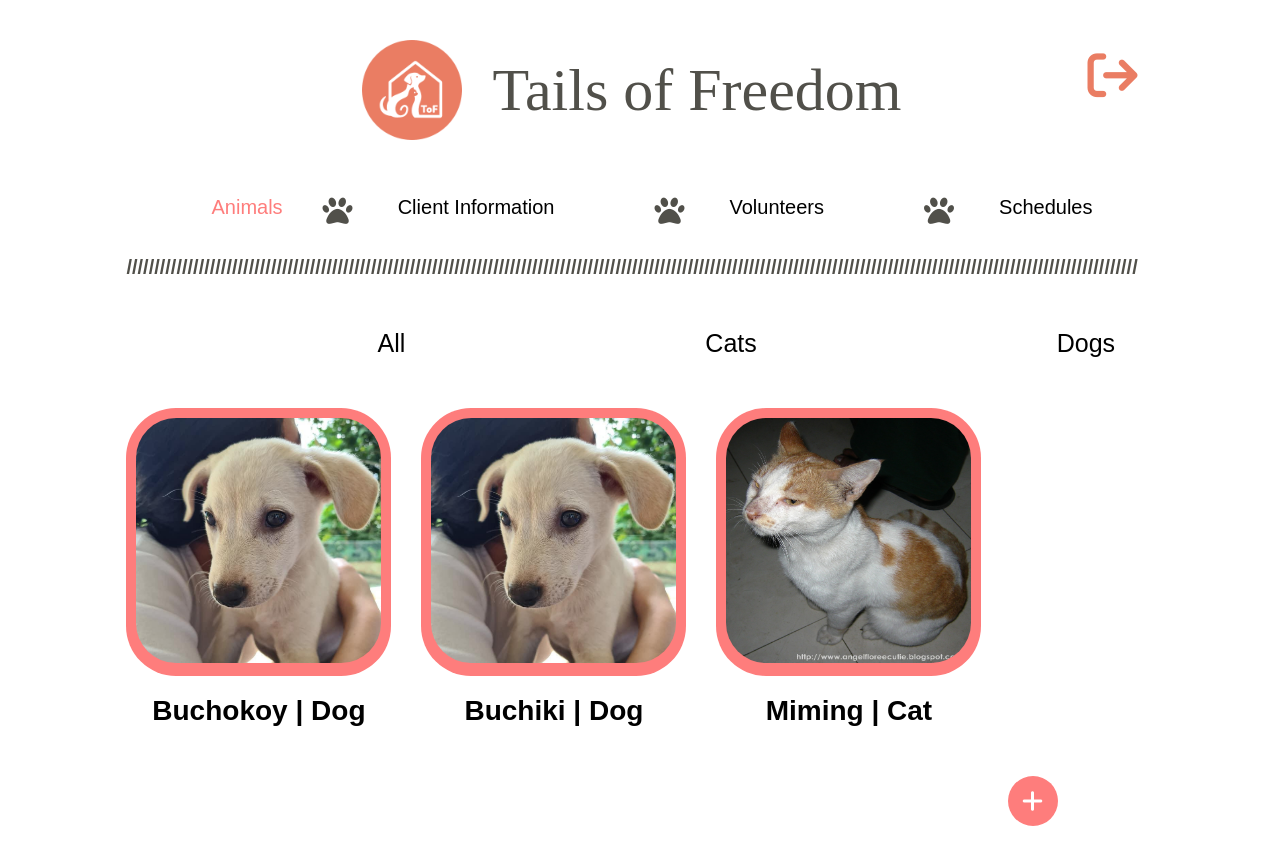
Page /animals (signed in) on the committed database.
### models/Animal.py (models this page shows)
class Animal(db.Model):
    id = db.Column(db.Integer, primary_key=True)
    image_path = db.Column(db.String(200))  # Adjust the length as needed
    client_id = db.Column(db.Integer, db.ForeignKey('client.id'), nullable=True)
    details = db.relationship('AnimalDetails', backref='animal', uselist=False)
    health = db.relationship('AnimalHealth', backref='animal', uselist=False)
    owner = db.relationship('AnimalOwner', backref='animal', uselist=False)
    story = db.relationship('AnimalStory', backref='animal', uselist=False)
    clients = db.relationship('ClientAnimal', back_populates='animal')

### models/AnimalDetail.py (models this page shows)
class AnimalDetails(db.Model):
    id = db.Column(db.Integer, primary_key=True)
    animal_id = db.Column(db.Integer, db.ForeignKey('animal.id'), nullable=False)
    name = db.Column(db.String(50), nullable=False)
    tag_number = db.Column(db.String(20))
    status = db.Column(db.String(20))
    estimated_age = db.Column(db.Integer)
    animal_status = db.Column(db.String(20))
    current_weight = db.Column(db.Float)
    date_of_birth = db.Column(db.Date)
    date_of_arrival = db.Column(db.Date)
    animal_type = db.Column(db.String(50))
    coat_type = db.Column(db.String(50))
    primary_color = db.Column(db.String(50))
    secondary_color = db.Column(db.String(50))
    breed = db.Column(db.String(50))
    gender = db.Column(db.String(10))

### routes/admin_routes.py (the view)
@admin_blueprint.route('/animals')
def show_animals():
    if 'username' in session:
        animals = Animal.query.all()
        animal_details = AnimalDetails.query.all()
        return render_template('animals.html', animals=animals, animal_details=animal_details)
    else:
        return redirect(url_for('auth.login'))

### app.py (called while the page is built, shortened)
def create_notifications():
    current_time = datetime.now()
    schedules = Schedule.query.all()
    flashed_schedule_ids = session.get('flashed_schedule_ids', [])
    session['flashed_schedule_ids'] = flashed_schedule_ids

@app.before_request
def before_admin_request():
    if request.blueprint == 'admin':
        create_notifications()

### templates/animals.html (shortened to what this page needs)
{% extends "layout.html" %} {% block title %}Animals - Tails Of Freedom{% endblock %} {% block content %}
<div class="tabs">
    <a href="#" class="tab" data-type="All">All</a>
    <a href="#" class="tab" data-type="Cat">Cats</a>
    <a href="#" class="tab" data-type="Dog">Dogs</a>
</div>
<div style="display: flex; margin: auto; margin-top: 40px; gap: 30px; flex-wrap: wrap;">
    {% for animal in animals %}
    <div class="animal-card" data-animal-type="{{animal.details.animal_type|capitalize}}">
        <div style="background-color: #fe7d7c; border-radius: 50px; display: flex; flex-direction: column; ">
            <a href="{{ url_for( 'animal_details.edit_animal_details', animal_id=animal.id) }} ">
                <img class="animal-image " src="static/{{ animal.image_path }} " style="width: 245px; height: 245px; " />
            </a>
        </div>
        {% for animal_detail in animal_details %} {% if animal_detail.animal_id == animal.id %}
        <h1 style="text-align: center; ">{{ animal_detail.name }} | {{ animal_detail.animal_type }}</h1>
        {% endif %} {% endfor %}
    </div>
    {% endfor %}
    <div style="margin-left: auto; display: flex;padding-right: 80px;align-items: center; ">
        <div class="icon-container ">
            <a href="{{ url_for( 'animal.add_animal') }} ">
                <i class="fas fa-plus "></i>
            </a>
        </div>
    </div>
</div>
</body>
</html>
{% endblock %}

### static/styles.css (style rules this page uses)
body { margin: 0; padding: 0; font-family: 'Poppins', sans-serif; font-size: 14px; min-height: 106vh; position: relative; }
.tabs { width: 80%; display: flex; justify-content: space-around; margin: auto; margin-top: 40px; align-items: center; }
.tab { position: relative; padding: 10px 150px; text-decoration: none; color: black; font-size: 25px; cursor: pointer; }
.animal-image { padding: 10px; border-radius: 50px; }
.icon-container { width: 50px; height: 50px; background-color: #fe7d7c; display: flex; align-items: center; justify-content: center; border-radius: 100%; }
i.fas.fa-plus { color: white; font-size: 24px; }
a { text-decoration: none; }

### templates/animals.html (style rules this page uses)
a { display: inline; }

### rows in the picture
Animal: image_path (picture)
AnimalDetails: name "Buchokoy", animal_type "Dog"
Animal: image_path (picture)
AnimalDetails: name "Buchiki", animal_type "Dog"
Animal: image_path (picture)
AnimalDetails: name "Miming", animal_type "Cat"
